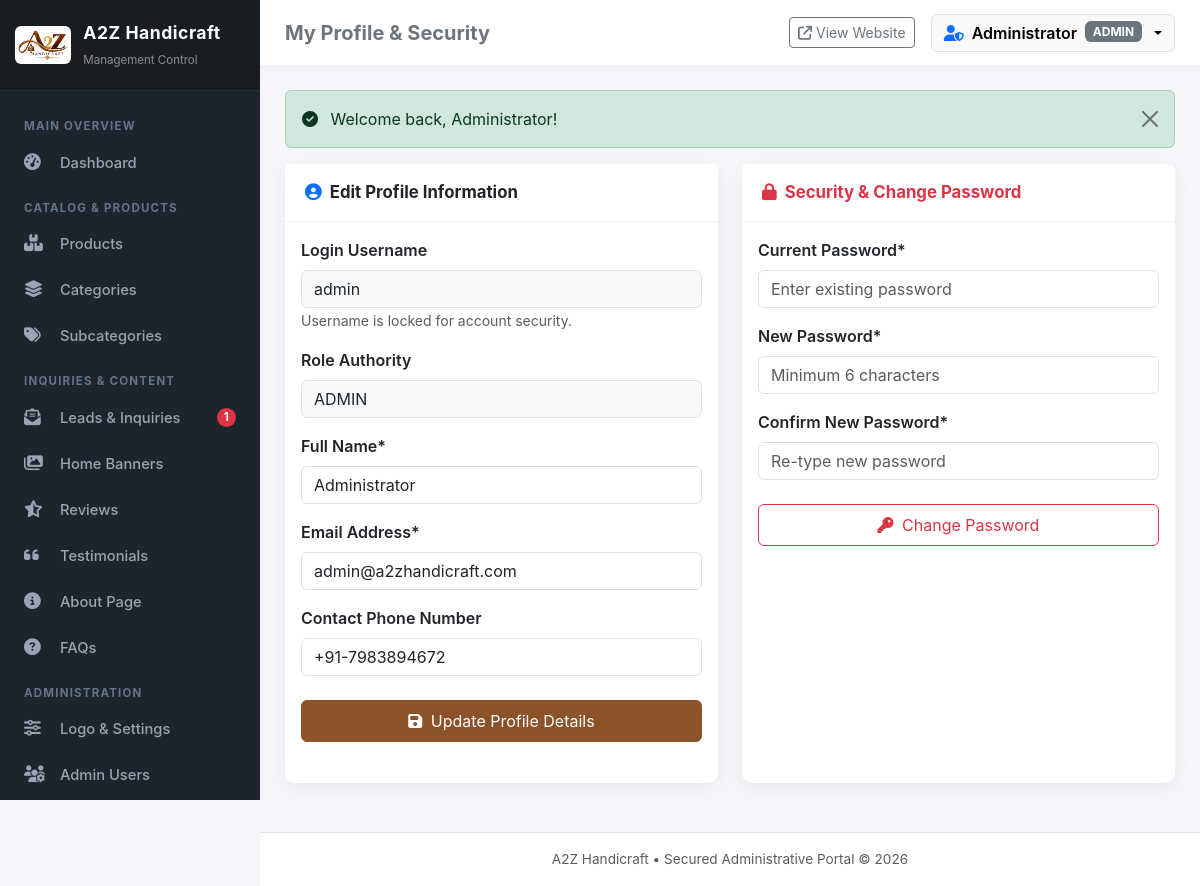
Screenshot of /admin/profile.php (signed in) with the database file from the repository.
### tables this page shows
CREATE TABLE IF NOT EXISTS `users` (
  `id` INT AUTO_INCREMENT PRIMARY KEY,
  `username` VARCHAR(60) NOT NULL UNIQUE,
  `email` VARCHAR(120) NOT NULL UNIQUE,
  `password` VARCHAR(255) NOT NULL,
  `full_name` VARCHAR(100) NOT NULL,
  `phone` VARCHAR(30) DEFAULT NULL,
  `role` ENUM('admin', 'manager', 'editor') NOT NULL DEFAULT 'admin',
  `avatar` VARCHAR(255) DEFAULT NULL,
  `status` TINYINT(1) NOT NULL DEFAULT 1,
  `failed_attempts` INT NOT NULL DEFAULT 0,
  `lockout_until` DATETIME DEFAULT NULL,
  `last_login_at` DATETIME DEFAULT NULL,
  `last_login_ip` VARCHAR(45) DEFAULT NULL,
  `created_at` TIMESTAMP DEFAULT CURRENT_TIMESTAMP,
  `updated_at` TIMESTAMP DEFAULT CURRENT_TIMESTAMP ON UPDATE CURRENT_TIMESTAMP
);

### admin/profile.php (the view, shortened to what this page needs)
<?php
$pageTitle = 'My Profile & Security';
require_once __DIR__ . '/includes/header.php';
$user = current_admin_user();
?>
<div class="row">
    <div class="col-lg-6 mb-4">
        <div class="card h-100">
            <div class="card-header bg-white">
                <span class="fw-bold"><i class="fa-solid fa-user-circle text-primary me-2"></i>Edit Profile Information</span>
            </div>
            <div class="card-body">
                <form action="" method="POST">
                    <div class="mb-3">
                        <label class="form-label fw-semibold">Login Username</label>
                        <input type="text" class="form-control bg-light" value="<?= e($user['username']) ?>" disabled>
                        <small class="text-muted">Username is locked for account security.</small>
                    </div>
                    <div class="mb-3">
                        <label class="form-label fw-semibold">Role Authority</label>
                        <input type="text" class="form-control bg-light" value="<?= strtoupper(e($user['role'])) ?>" disabled>
                    </div>
                    <div class="mb-3">
                        <label class="form-label fw-semibold">Full Name*</label>
                        <input type="text" name="full_name" class="form-control" value="<?= e($user['full_name']) ?>" required>
                    </div>
                    <div class="mb-3">
                        <label class="form-label fw-semibold">Email Address*</label>
                        <input type="email" name="email" class="form-control" value="<?= e($user['email']) ?>" required>
                    </div>
                    <div class="mb-4">
                        <label class="form-label fw-semibold">Contact Phone Number</label>
                        <input type="text" name="phone" class="form-control" value="<?= e($user['phone'] ?? '') ?>">
                    </div>
                    <button type="submit" class="btn btn-primary-a2z w-100 py-2">
                        <i class="fa-solid fa-floppy-disk me-1"></i> Update Profile Details
                    </button>
                </form>
            </div>
        </div>
    </div>
    <div class="col-lg-6 mb-4">
        <div class="card h-100">
            <div class="card-header bg-white">
                <span class="fw-bold text-danger"><i class="fa-solid fa-lock me-2"></i>Security & Change Password</span>
            </div>
            <div class="card-body">
                <form action="" method="POST" autocomplete="off">
                    <div class="mb-3">
                        <label class="form-label fw-semibold">Current Password*</label>
                        <input type="password" name="current_password" class="form-control" required placeholder="Enter existing password">
                    </div>
                    <div class="mb-3">
                        <label class="form-label fw-semibold">New Password*</label>
                        <input type="password" name="new_password" class="form-control" required placeholder="Minimum 6 characters">
                    </div>
                    <div class="mb-4">
                        <label class="form-label fw-semibold">Confirm New Password*</label>
                        <input type="password" name="confirm_password" class="form-control" required placeholder="Re-type new password">
                    </div>
                    <button type="submit" class="btn btn-outline-danger w-100 py-2">
                        <i class="fa-solid fa-key me-1"></i> Change Password
                    </button>
                </form>
            </div>
        </div>
    </div>
</div>
<?php require_once __DIR__ . '/includes/footer.php'; ?>

### admin/includes/navbar.php (shortened to what this page needs)
<header class="admin-topbar">
    <div class="d-flex align-items-center gap-3">
        <h5 class="m-0 fw-bold d-none d-sm-block text-secondary"><?= isset($pageTitle) ? e($pageTitle) : 'Admin Dashboard' ?></h5>
    </div>
    <div class="d-flex align-items-center gap-3">
        <a href="<?= BASE_URL ?>/index.php" target="_blank" class="btn btn-sm btn-outline-secondary d-flex align-items-center gap-1">
            <i class="fa-solid fa-arrow-up-right-from-square"></i>
            <span class="d-none d-md-inline">View Website</span>
        </a>
        <div class="dropdown">
            <button class="btn btn-light dropdown-toggle d-flex align-items-center gap-2 border" type="button" data-bs-toggle="dropdown" aria-expanded="false">
                <i class="fa-solid fa-user-shield text-primary"></i>
                <span class="fw-semibold d-none d-md-inline"><?= e($currentUser['full_name'] ?? 'Admin') ?></span>
                <span class="badge bg-secondary d-none d-lg-inline"><?= e(strtoupper($currentUser['role'] ?? 'ADMIN')) ?></span>
            </button>
        </div>
    </div>
</header>

### admin/assets/css/admin.css (style rules this page uses)
:root { --primary-color: #8c532b; --primary-hover: #734321; --primary-light: #f7ede2; --secondary-color: #1a1e21; --sidebar-bg: #1e242b; --sidebar-active: #8c532b; --sidebar-text: #9ba4b5; --card-shadow: 0 4px 20px rgba(0,0,0,0.06); --border-radius: 10px; }
body { background-color: #f4f6f9; font-family: -apple-system, BlinkMacSystemFont, "Segoe UI", Roboto, "Helvetica Neue", Arial, sans-serif; color: #333; overflow-x: hidden; }
.admin-topbar { background: #fff; height: 65px; box-shadow: 0 2px 10px rgba(0,0,0,0.04); display: flex; align-items: center; justify-content: space-between; padding: 0 25px; position: sticky; top: 0; z-index: 99; }
.card { border: none; border-radius: var(--border-radius); box-shadow: var(--card-shadow); margin-bottom: 25px; }
.card-header { background: #fff; border-bottom: 1px solid #edf2f7; padding: 16px 20px; font-weight: 600; font-size: 1.05rem; display: flex; align-items: center; justify-content: space-between; }
.btn-primary-a2z { background-color: var(--primary-color); border-color: var(--primary-color); color: #fff; }

### rows the page displays
users: full_name "Administrator", role "ADMIN", username "admin", email "admin@a2zhandicraft.com", phone "+91-7983894672"

### other values shown
$siteName "A2Z Handicraft"
$unreadLeadsCount "1"
$pageTitle "My Profile & Security"
$flash['message'] "Welcome back, Administrator!"
get_setting('site_name', 'A2Z Handicraft') "A2Z Handicraft"
